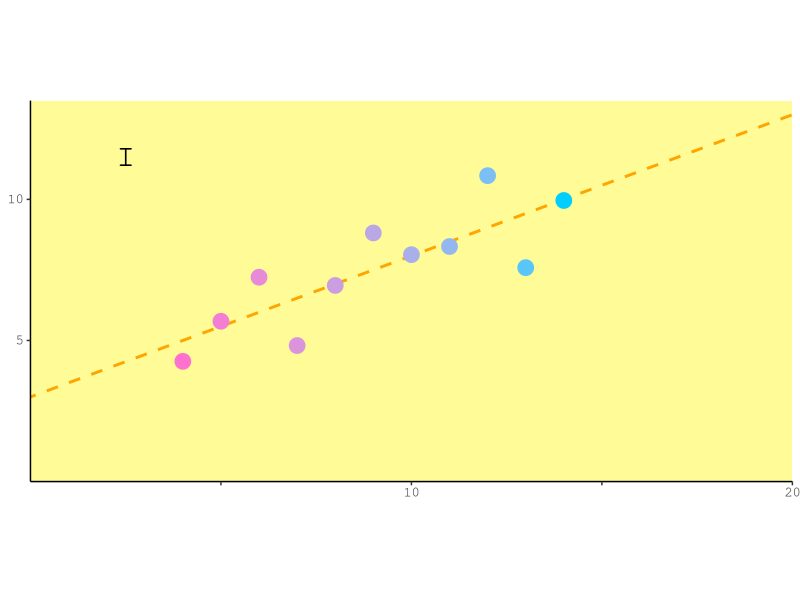
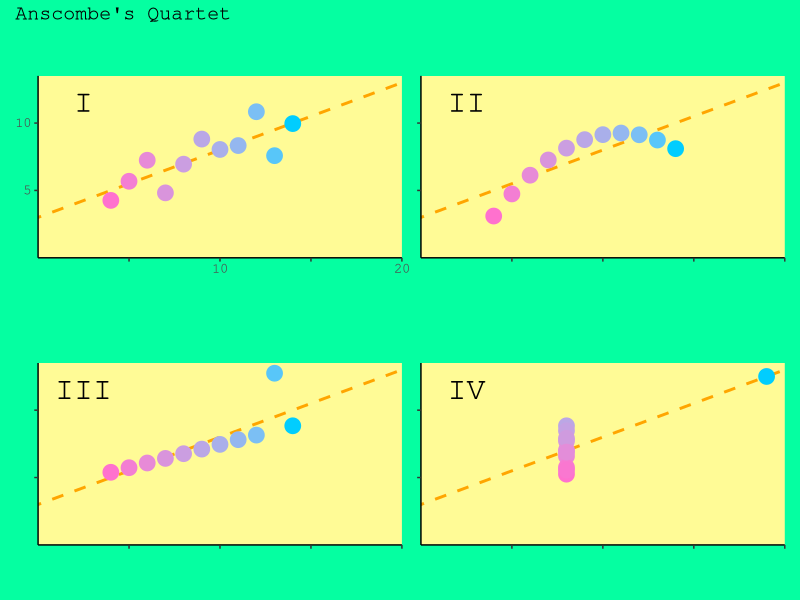

Source code (R) for these figures, in order:
library(tidyverse)
library(patchwork)

anscombe

theme_update(panel.background = element_rect(fill = "#fffb96"),
             axis.line = element_line(color = "black"),
             aspect.ratio = 1/2,
             axis.text = element_text(family = "mono", size = 10),
             plot.background = element_rect(linetype = 0),
             panel.grid = element_blank())

anscombe %>% ggplot(aes(x = x1, y = y1,
                        color = x1)) +
  geom_abline(slope = 0.5, intercept = 3,
              color = "orange", linetype = "dashed", size = 1) +
  geom_point(size = 5, show.legend = FALSE) +
  coord_cartesian(xlim = c(0, 20), ylim = c(0, 13.5), expand = FALSE) +
  scale_x_continuous(breaks = c(5, 10, 15, 20),
                     labels = c("", 10, "", 20)) +
  scale_y_continuous(breaks = c(5, 10)) +
  scale_color_gradient(low = "#ff71ce", high = "#01cdfe") +
  labs(x = NULL, y = NULL) +
  annotate("text", x = 2.5, y = 11.5,
           label = "I",
           size = 8,
           family = "mono")

p1 <- anscombe %>% ggplot(aes(x = x1, y = y1,
                              color = x1)) +
  geom_abline(slope = 0.5, intercept = 3,
              color = "orange", linetype = "dashed", size = 1) +
  geom_point(size = 5, show.legend = FALSE) +
  coord_cartesian(xlim = c(0, 20), ylim = c(0, 13.5), expand = FALSE) +
  scale_x_continuous(breaks = c(5, 10, 15, 20),
                     labels = c("", 10, "", 20)) +
  scale_y_continuous(breaks = c(5, 10)) +
  scale_color_gradient(low = "#ff71ce", high = "#01cdfe") +
  labs(x = NULL, y = NULL) +
  annotate("text", x = 2.5, y = 11.5,
           label = "I",
           size = 8,
           family = "mono")

p2 <- anscombe %>% ggplot(aes(x = x2, y = y2,
                              color = x2)) +
  geom_abline(slope = 0.5, intercept = 3,
              color = "orange", linetype = "dashed", size = 1) +
  geom_point(size = 5, show.legend = FALSE) +
  coord_cartesian(xlim = c(0, 20), ylim = c(0, 13.5), expand = FALSE) +
  scale_x_continuous(breaks = c(5, 10, 15, 20),
                     labels = NULL) +
  scale_y_continuous(breaks = c(5, 10),
                     labels = NULL) +
  scale_color_gradient(low = "#ff71ce", high = "#01cdfe") +
  labs(x = NULL, y = NULL) +
  annotate("text", x = 2.5, y = 11.5,
           label = "II",
           size = 8,
           family = "mono")

p3 <- anscombe %>% ggplot(aes(x = x3, y = y3,
                              color = x3)) +
  geom_abline(slope = 0.5, intercept = 3,
              color = "orange", linetype = "dashed", size = 1) +
  geom_point(size = 5, show.legend = FALSE) +
  coord_cartesian(xlim = c(0, 20), ylim = c(0, 13.5), expand = FALSE) +
  scale_x_continuous(breaks = c(5, 10, 15, 20),
                     labels = NULL) +
  scale_y_continuous(breaks = c(5, 10),
                     labels = NULL) +
  scale_color_gradient(low = "#ff71ce", high = "#01cdfe") +
  labs(x = NULL, y = NULL) +
  annotate("text", x = 2.5, y = 11.5,
           label = "III",
           size = 8,
           family = "mono")

p4 <- anscombe %>% ggplot(aes(x = x4, y = y4,
                              color = y4)) +
  geom_abline(slope = 0.5, intercept = 3,
              color = "orange", linetype = "dashed", size = 1) +
  geom_point(size = 5, show.legend = FALSE) +
  coord_cartesian(xlim = c(0, 20), ylim = c(0, 13.5), expand = FALSE) +
  scale_x_continuous(breaks = c(5, 10, 15, 20),
                     labels = NULL) +
  scale_y_continuous(breaks = c(5, 10),
                     labels = NULL) +
  scale_color_gradient(low = "#ff71ce", high = "#01cdfe") +
  labs(x = NULL, y = NULL) +
  annotate("text", x = 2.5, y = 11.5,
           label = "IV",
           size = 8,
           family = "mono")

p <- (p1 + p2) / (p3 + p4)
p + plot_annotation(title = "Anscombe's Quartet") &
  theme(text = element_text(family = "mono", size = 12),
        plot.background = element_rect(fill = "#05ffa1"))

# ggsave("anscombe/anscombe.png", dpi = 600)
